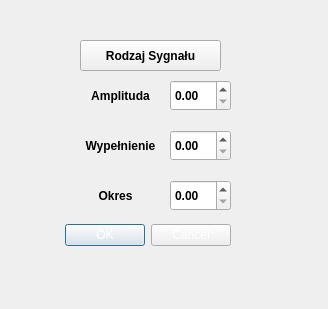
<?xml version="1.0" encoding="UTF-8"?>
<ui version="4.0">
 <class>OknoGenerator</class>
 <widget class="QDialog" name="OknoGenerator">
  <property name="enabled">
   <bool>true</bool>
  </property>
  <property name="geometry">
   <rect>
    <x>0</x>
    <y>0</y>
    <width>328</width>
    <height>309</height>
   </rect>
  </property>
  <property name="sizePolicy">
   <sizepolicy hsizetype="Fixed" vsizetype="Fixed">
    <horstretch>80</horstretch>
    <verstretch>60</verstretch>
   </sizepolicy>
  </property>
  <property name="minimumSize">
   <size>
    <width>80</width>
    <height>60</height>
   </size>
  </property>
  <property name="maximumSize">
   <size>
    <width>500</width>
    <height>500</height>
   </size>
  </property>
  <property name="baseSize">
   <size>
    <width>80</width>
    <height>60</height>
   </size>
  </property>
  <property name="cursor">
   <cursorShape>ArrowCursor</cursorShape>
  </property>
  <property name="mouseTracking">
   <bool>false</bool>
  </property>
  <property name="windowTitle">
   <string>Dialog</string>
  </property>
  <property name="modal">
   <bool>true</bool>
  </property>
  <widget class="QToolButton" name="RodzajeSygnalu">
   <property name="geometry">
    <rect>
     <x>80</x>
     <y>40</y>
     <width>141</width>
     <height>31</height>
    </rect>
   </property>
   <property name="baseSize">
    <size>
     <width>0</width>
     <height>0</height>
    </size>
   </property>
   <property name="font">
    <font>
     <bold>true</bold>
    </font>
   </property>
   <property name="text">
    <string>Rodzaj Sygnału</string>
   </property>
  </widget>
  <widget class="QLabel" name="AmplitudaNapis">
   <property name="geometry">
    <rect>
     <x>80</x>
     <y>80</y>
     <width>81</width>
     <height>31</height>
    </rect>
   </property>
   <property name="font">
    <font>
     <bold>true</bold>
    </font>
   </property>
   <property name="text">
    <string>Amplituda</string>
   </property>
   <property name="alignment">
    <set>Qt::AlignmentFlag::AlignCenter</set>
   </property>
  </widget>
  <widget class="QDoubleSpinBox" name="Amplituda">
   <property name="geometry">
    <rect>
     <x>170</x>
     <y>80</y>
     <width>61</width>
     <height>31</height>
    </rect>
   </property>
   <property name="font">
    <font>
     <bold>true</bold>
    </font>
   </property>
  </widget>
  <widget class="QLabel" name="WypelnienieNapis">
   <property name="geometry">
    <rect>
     <x>80</x>
     <y>130</y>
     <width>81</width>
     <height>31</height>
    </rect>
   </property>
   <property name="font">
    <font>
     <bold>true</bold>
    </font>
   </property>
   <property name="text">
    <string>Wypełnienie</string>
   </property>
   <property name="alignment">
    <set>Qt::AlignmentFlag::AlignCenter</set>
   </property>
  </widget>
  <widget class="QDoubleSpinBox" name="Wypelnienie">
   <property name="geometry">
    <rect>
     <x>170</x>
     <y>130</y>
     <width>61</width>
     <height>31</height>
    </rect>
   </property>
   <property name="font">
    <font>
     <bold>true</bold>
    </font>
   </property>
  </widget>
  <widget class="QLabel" name="OkresNapis">
   <property name="geometry">
    <rect>
     <x>80</x>
     <y>180</y>
     <width>71</width>
     <height>31</height>
    </rect>
   </property>
   <property name="font">
    <font>
     <bold>true</bold>
    </font>
   </property>
   <property name="text">
    <string>Okres</string>
   </property>
   <property name="alignment">
    <set>Qt::AlignmentFlag::AlignCenter</set>
   </property>
  </widget>
  <widget class="QDoubleSpinBox" name="Okres">
   <property name="geometry">
    <rect>
     <x>170</x>
     <y>180</y>
     <width>61</width>
     <height>31</height>
    </rect>
   </property>
   <property name="font">
    <font>
     <bold>true</bold>
    </font>
   </property>
  </widget>
  <widget class="QDialogButtonBox" name="ZatwierdzenieUstawien">
   <property name="geometry">
    <rect>
     <x>40</x>
     <y>200</y>
     <width>191</width>
     <height>71</height>
    </rect>
   </property>
   <property name="font">
    <font>
     <bold>true</bold>
    </font>
   </property>
   <property name="cursor">
    <cursorShape>ArrowCursor</cursorShape>
   </property>
   <property name="mouseTracking">
    <bool>true</bool>
   </property>
   <property name="layoutDirection">
    <enum>Qt::LayoutDirection::LeftToRight</enum>
   </property>
   <property name="autoFillBackground">
    <bool>false</bool>
   </property>
   <property name="styleSheet">
    <string notr="true">color:white</string>
   </property>
   <property name="orientation">
    <enum>Qt::Orientation::Horizontal</enum>
   </property>
   <property name="standardButtons">
    <set>QDialogButtonBox::StandardButton::Cancel|QDialogButtonBox::StandardButton::Ok</set>
   </property>
  </widget>
 </widget>
 <resources/>
 <connections>
  <connection>
   <sender>ZatwierdzenieUstawien</sender>
   <signal>rejected()</signal>
   <receiver>OknoGenerator</receiver>
   <slot>reject()</slot>
   <hints>
    <hint type="sourcelabel">
     <x>316</x>
     <y>260</y>
    </hint>
    <hint type="destinationlabel">
     <x>286</x>
     <y>274</y>
    </hint>
   </hints>
  </connection>
  <connection>
   <sender>ZatwierdzenieUstawien</sender>
   <signal>accepted()</signal>
   <receiver>OknoGenerator</receiver>
   <slot>accept()</slot>
   <hints>
    <hint type="sourcelabel">
     <x>248</x>
     <y>254</y>
    </hint>
    <hint type="destinationlabel">
     <x>157</x>
     <y>274</y>
    </hint>
   </hints>
  </connection>
 </connections>
</ui>
